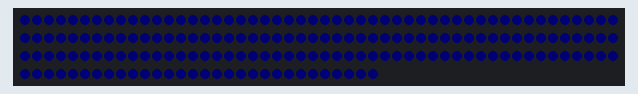
Simulated run of this sketch. Board: Arduino Uno, built with avr-gcc and run on an emulated ATmega328P. Parts: 180 RGB LEDs in strip order, left to right, continuing on the next row. Dim RGB values are drawn brighter than linear; random numbers use the default seed unless the sketch sets one.

Above: at 2.7 s.
At 23.54 s:
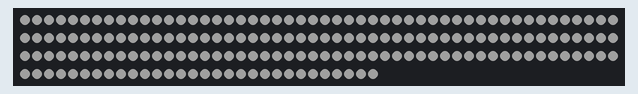

Measured:
- what the display in image 0 shows lasts 10.2 s, from 2.7 s to 12.9 s

The sketch:

lightning.ino
```cpp
#include <Adafruit_NeoPixel.h>
#ifdef __AVR__
  #include <avr/power.h>
#endif

// Which pin on the Arduino is connected to the NeoPixels?
// On a Trinket or Gemma we suggest changing this to 1:
#define LED_PIN    6

// How many NeoPixels are attached to the Arduino?
#define LED_COUNT 180

//  Brightness
//  (this can affect both color levels and power consumption)
//  (max = 255)
int lightning_brightness = 100;
int ambient_brightness = 10;

// Parameter 1 = number of pixels in strip
// Parameter 2 = Arduino pin number (most are valid)
// Parameter 3 = pixel type flags, add together as needed:
//   NEO_KHZ800  800 KHz bitstream (most NeoPixel products w/WS2812 LEDs)
//   NEO_KHZ400  400 KHz (classic 'v1' (not v2) FLORA pixels, WS2811 drivers)
//   NEO_GRB     Pixels are wired for GRB bitstream (most NeoPixel products)
//   NEO_RGB     Pixels are wired for RGB bitstream (v1 FLORA pixels, not v2)
Adafruit_NeoPixel strip = Adafruit_NeoPixel(LED_COUNT, LED_PIN, NEO_GRB + NEO_KHZ800);

// IMPORTANT: To reduce NeoPixel burnout risk, add 1000 uF capacitor across
// pixel power leads, add 300 - 500 Ohm resistor on first pixel's data input
// and minimize distance between Arduino and first pixel.  Avoid connecting
// on a live circuit...if you must, connect GND first and disconnect GND last.
// For the ultimate NeoPixel guide, check out:
// https://learn.adafruit.com/adafruit-neopixel-uberguide/overview

void setup() {
  /*
  Serial.begin(9600);
  Serial.print(NUMBER_OF_COLORS);
  */

  strip.begin();
  strip.setBrightness(ambient_brightness);
  strip.show(); // Initialize all pixels to 'off'
}

void loop() {
  //  Set our initial ambient light:
  set_ambient_lighting(4, 0, 26);

  /*
  //  LS1
  lightening_pulse(100, false);
  delay(100); //  Gap length

  lightening_pulse(10, false);
  delay(10); //  Gap length

  lightening_pulse(10, false);
  delay(10); //  Gap length

  lightening_pulse(20, false);
  delay(50); //  Gap length

  lightening_pulse(10, false);
  delay(10); //  Gap length
  //  LS1 END
  */

  //  Pick a random lightning 'roll' time:
  int randRoll = random(500, 3500);
  lightening_rando_pulse(randRoll);

  //  Switch back to ambient light:
  set_ambient_lighting(4, 0, 26);

  //  Adjust the delay here, if you'd like.  Right now, it randomizes the
  //  color switch delay to give a sense of realism
  delay(random(5000,20000));
}

//  'Pulse' lightning for the specified amount of time (in milliseconds)
void lightening_pulse(int pulselength, bool randomizebrightness)
{
  int currentBrightness = lightning_brightness;

  if(randomizebrightness)
  {
    currentBrightness = random(ambient_brightness, lightning_brightness);
  }

  strip.setBrightness(currentBrightness);

  //  Show lightening pulse:
  for(int i=0; i<strip.numPixels(); i++) {
    strip.setPixelColor(i,255,255,255);
  }
  strip.show();
  delay(pulselength); //  Show for pulse length

  //  Turn everything back off
  for(int i=0; i<strip.numPixels(); i++) {
    strip.setPixelColor(i,0,0,0);
  }
  strip.show();
}

//  Simulate a random strike for (around) the specified
//  number of milliseconds.  This will essentially give some randomized
//  'lightning' pulses for a certain amount of time.
void lightening_rando_pulse(int totaltime)
{
  //  Keep track of light pulse time and gap time
  int timeSpent = 0;

  //  For the amount of time specified ...
  while (timeSpent < totaltime) {
    //  Pick a random pulse time
    int randPulseTime = random(10, 200);

    //  Pick a random delay time
    int randDelayTime = random(5, 100);

    //  Add both the pulse and delay times to the time spent
    timeSpent = timeSpent + randPulseTime + randDelayTime;

    //  Pulse & Delay
    lightening_pulse(randPulseTime, true);
    delay(randDelayTime); //  Gap length
  }

}

//  Set the ambient light to the RGB values specified
void set_ambient_lighting(int r, int g, int b)
{
  strip.setBrightness(ambient_brightness);

  for(int i=0; i<strip.numPixels(); i++) {
    strip.setPixelColor(i,r,g,b);
  }
  strip.show();
}
```
